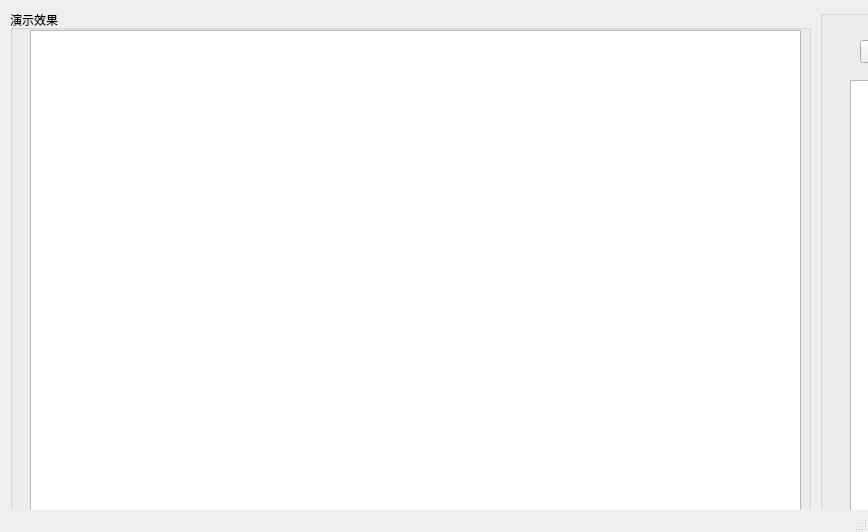
<?xml version="1.0" encoding="UTF-8"?>
<ui version="4.0">
 <class>manawindow</class>
 <widget class="QMainWindow" name="manawindow">
  <property name="geometry">
   <rect>
    <x>0</x>
    <y>0</y>
    <width>868</width>
    <height>532</height>
   </rect>
  </property>
  <property name="windowTitle">
   <string>林火蔓延预测软件</string>
  </property>
  <widget class="QWidget" name="centralwidget">
   <widget class="QGroupBox" name="groupBox">
    <property name="geometry">
     <rect>
      <x>10</x>
      <y>10</y>
      <width>801</width>
      <height>551</height>
     </rect>
    </property>
    <property name="title">
     <string>演示效果</string>
    </property>
    <widget class="QTableView" name="tableView">
     <property name="geometry">
      <rect>
       <x>20</x>
       <y>20</y>
       <width>771</width>
       <height>521</height>
      </rect>
     </property>
     <attribute name="horizontalHeaderDefaultSectionSize">
      <number>30</number>
     </attribute>
    </widget>
   </widget>
   <widget class="QGroupBox" name="groupBox_2">
    <property name="geometry">
     <rect>
      <x>820</x>
      <y>10</y>
      <width>311</width>
      <height>551</height>
     </rect>
    </property>
    <property name="title">
     <string/>
    </property>
    <widget class="QPushButton" name="insert">
     <property name="geometry">
      <rect>
       <x>40</x>
       <y>30</y>
       <width>75</width>
       <height>23</height>
      </rect>
     </property>
     <property name="text">
      <string>输入参数</string>
     </property>
    </widget>
    <widget class="QTextBrowser" name="textBrowser">
     <property name="geometry">
      <rect>
       <x>30</x>
       <y>70</y>
       <width>271</width>
       <height>461</height>
      </rect>
     </property>
     <property name="font">
      <font>
       <pointsize>11</pointsize>
      </font>
     </property>
    </widget>
    <widget class="QPushButton" name="exit">
     <property name="geometry">
      <rect>
       <x>220</x>
       <y>30</y>
       <width>75</width>
       <height>23</height>
      </rect>
     </property>
     <property name="text">
      <string>退出</string>
     </property>
    </widget>
    <widget class="QPushButton" name="reset">
     <property name="geometry">
      <rect>
       <x>130</x>
       <y>30</y>
       <width>75</width>
       <height>23</height>
      </rect>
     </property>
     <property name="text">
      <string>重置</string>
     </property>
    </widget>
   </widget>
  </widget>
  <widget class="QMenuBar" name="menubar">
   <property name="geometry">
    <rect>
     <x>0</x>
     <y>0</y>
     <width>868</width>
     <height>22</height>
    </rect>
   </property>
  </widget>
  <widget class="QStatusBar" name="statusbar"/>
 </widget>
 <resources/>
 <connections/>
</ui>
